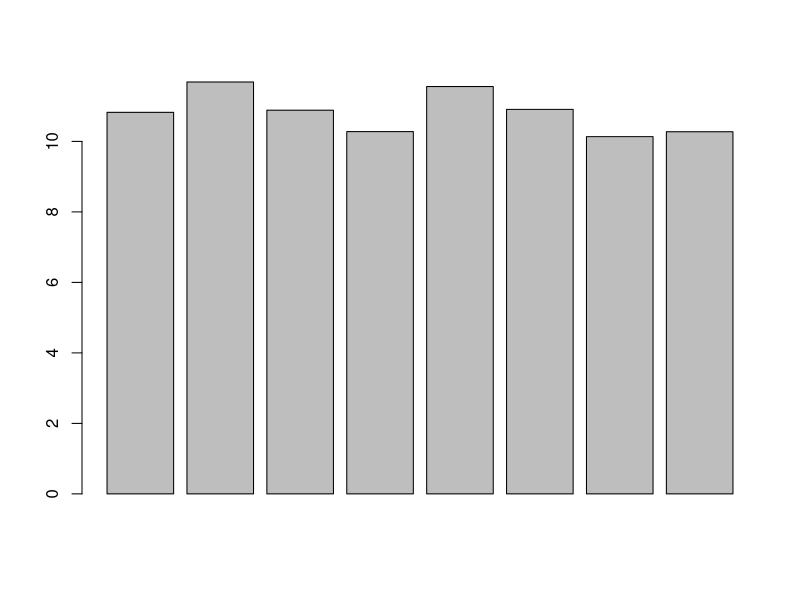
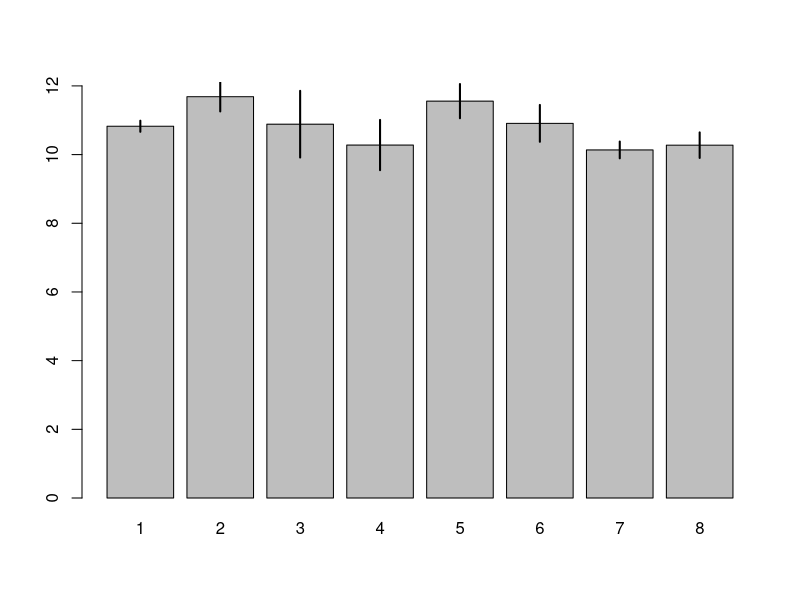

The R script that drew these images, in order:
##' Barplot with error bars
##'
##' Barplot with error bars, when the error bars (e.g., standard
##' error) have already been calculated.
##' 
##' @title barplot.se
##' @param ys Vector of heights for bars
##' @param upper Vector of upper limit
##' @param lower Vector of lower limit
##' @param lwd Line width (optional)
##' @param xlabs Labels for bars
##' @author Kevin Middleton
barplot.se <- function(ys, upper, lower, lwd = 1, xlabs){
  bp <- as.numeric(barplot(ys))
  ytop <- max(upper)
  barplot(ys, ylim = c(0, ytop), names.arg = xlabs)
  segments(bp, lower, bp, upper, lwd = lwd)
}

ys <- runif(8, 10, 12)
se <- runif(8)
upper <- ys + se
lower <- ys - se
barplot.se(ys, upper, lower, lwd = 2, xlabs = 1:8)
